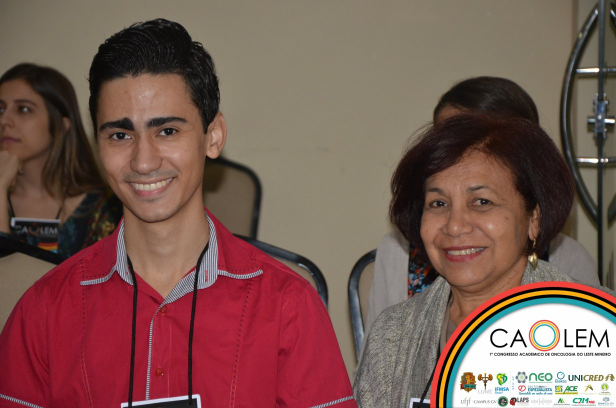
#> input picture Pillow/Pictures/Picture_1.png, 1232 x 816 px (shown at 1/2 size)
$ python '#2 - Copy and Paste.py'
#> lines starting #> are read from the running program, lines starting #| are printed output that depends on the picture
from PIL import Image

#Opening a picture
photo = Image.open("../Pictures/Picture_1.png")
#> photo is the input picture: PIL image 1232x816 RGB; mean R, G, B 122.6, 89.7, 82.6

#We will define a crop box
#It will follow this format:
#(x0, y0, x0 + length , y0 + height)
box = (200,200,400,300)

#Here we will crop a region of the picture
region = photo.crop(box)
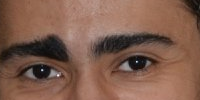
#> region: PIL image 200x100 RGB; mean R, G, B 128.4, 93.3, 77.3

#Rotate it, using any of the following
#region = region.transpose(Image.ROTATE_180)
region = region.rotate(180)
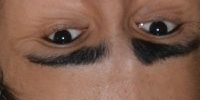
#> region: PIL image 200x100 RGB; mean R, G, B 128.4, 93.3, 77.3

#Paste it on the photo
photo.paste(region,box)

#Show it
photo.show()
